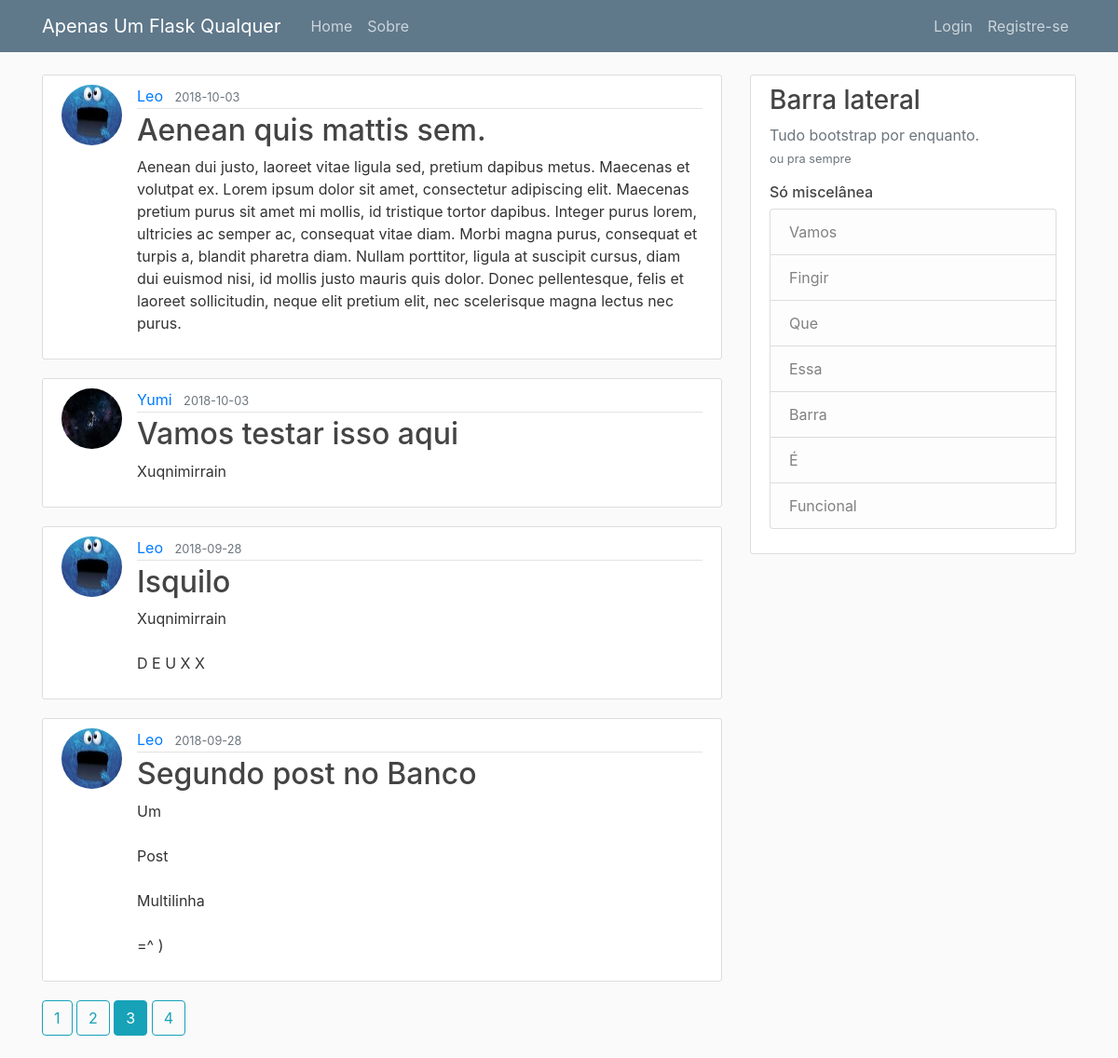
Screenshot of /home?page=3 with the database file from the repository.
### flaskproj/models.py (models this page shows, shortened)
class Post(db.Model):
	id = db.Column(db.Integer, primary_key=True)
	title = db.Column(db.String(100), nullable=False)
	date_posted = db.Column(db.DateTime, nullable=False, default=datetime.utcnow)
	content = db.Column(db.Text, nullable=False)
	user_id = db.Column(db.Integer, db.ForeignKey('user.id'), nullable=False)

class User(db.Model, UserMixin):
	id = db.Column(db.Integer, primary_key=True)
	username = db.Column(db.String(20), unique=True, nullable=False)
	email = db.Column(db.String(120), unique=True, nullable=False)
	image_file = db.Column(db.String(20), nullable=False, default='default.jpg')
	password = db.Column(db.String(60), nullable=False)
	posts = db.relationship('Post', backref='author', lazy=True)

### flaskproj/main/routes.py (the view)
@main.route('/')
@main.route('/home')
def home():
	page = request.args.get('page', 1, type=int)
	posts = Post.query.order_by(Post.date_posted.desc()).paginate(per_page=4, page=page)
	return render_template('home.html', posts = posts, titulo = 'Home')

### flaskproj/templates/home.html
{% extends "layout.html" %}
{% block content %}
    {% for post in posts.items %}
        <article class="media content-section">
          <img class="rounded-circle article-img" src="{{ url_for('static', filename='perfil_images/' + post.author.image_file) }}" alt="" class="rounded-circle arcticle-img">
          <div class="media-body">
            <div class="article-metadata">
              <a class="mr-2" href="{{ url_for('users.user_posts', username=post.author.username) }}">{{ post.author.username }}</a>
              <small class="text-muted">{{ post.date_posted.strftime('%Y-%m-%d') }}</small>
            </div>
              <h2><a class="article-title" href="{{ url_for('posts.post', post_id=post.id) }}">{{ post.title }}</a></h2>
              <p class="article-content">{{ post.content }}</p>
          </div>
        </article>
    {% endfor %}
    {% for page_num in posts.iter_pages(left_edge=1, right_edge=1, left_current=1, right_current=2) %}
        {% if page_num %}
          {% if posts.page == page_num %}
            <a class="btn btn-info mb-4" href="{{ url_for('main.home', page=page_num) }}">{{ page_num }}</a>
          {% else %}
            <a class="btn btn-outline-info mb-4" href="{{ url_for('main.home', page=page_num) }}">{{ page_num }}</a>
          {% endif %}
        {% else %}
          <span class="btn btn-outline-info mb-4">...</span>
        {% endif %}
    {% endfor %}
{% endblock content %}

### flaskproj/static/main.css (style rules this page uses)
body { background: #fafafa; color: #333333; margin-top: 5rem; }
h1, h2, h3, h4, h5, h6 { color: #444444; }
.content-section { background: #ffffff; padding: 10px 20px; border: 1px solid #dddddd; border-radius: 3px; margin-bottom: 20px; }
.article-title { color: #444444; }
.article-content { white-space: pre-line; }
.article-img { height: 65px; width: 65px; margin-right: 16px; }
.article-metadata { padding-bottom: 1px; margin-bottom: 4px; border-bottom: 1px solid #e3e3e3 }

### rows the page displays
Post: image_file (picture), author.username "Leo", date_posted "2018-10-03", title "Aenean quis mattis sem.", content "Aenean dui justo, laoreet vitae ligula sed, pretium dapibus metus. Maecenas et volutpat ex. Lorem ipsum dolor sit amet, consectetur adipiscing elit. Maecenas pretium purus sit amet mi mollis, id tristique tortor dapibus. Integer purus lorem, ultricies ac semper ac, consequat vitae diam. Morbi magna purus, consequat et turpis a, blandit pharetra diam. Nullam porttitor, ligula at suscipit cursus, diam dui euismod nisi, id mollis justo mauris quis dolor. Donec pellentesque, felis et laoreet sollicitudin, neque elit pretium elit, nec scelerisque magna lectus nec purus."
Post: image_file (picture), author.username "Yumi", date_posted "2018-10-03", title "Vamos testar isso aqui", content "Xuqnimirrain"
Post: image_file (picture), author.username "Leo", date_posted "2018-09-28", title "Isquilo", content "Xuqnimirrain D E U X X"
Post: image_file (picture), author.username "Leo", date_posted "2018-09-28", title "Segundo post no Banco", content "Um Post Multilinha =^ )"

### other values shown
{{ page_num }} "1" "2" "4"
{{ page_num }} "3"
